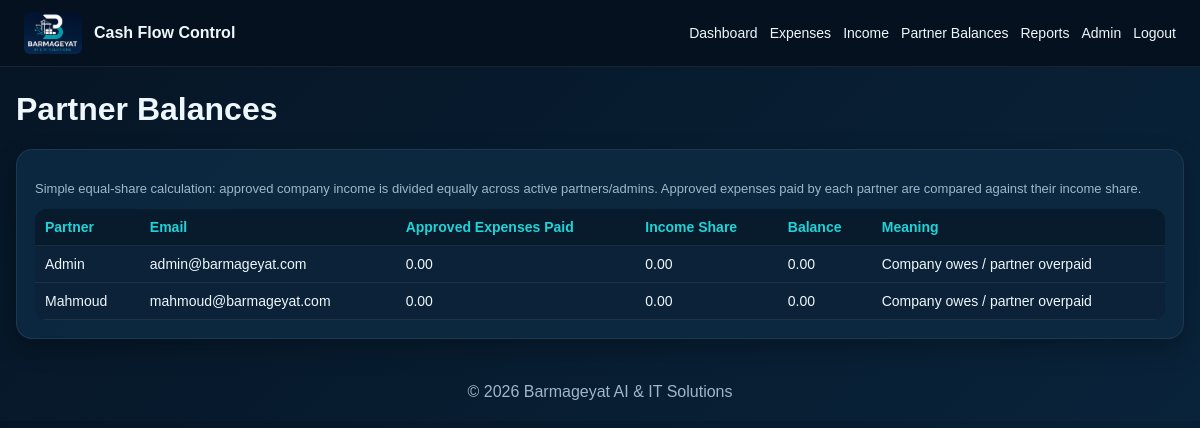
The page /Cash_Management/barmageyat_cashflow_v13/balances.php (signed in) on the database its author committed.
### tables this page shows
CREATE TABLE users (
 id INT AUTO_INCREMENT PRIMARY KEY,
 name VARCHAR(120) NOT NULL,
 email VARCHAR(150) NOT NULL UNIQUE,
 password VARCHAR(255) NOT NULL,
 role ENUM('admin','partner','viewer') DEFAULT 'partner',
 is_active TINYINT DEFAULT 1,
 created_at TIMESTAMP DEFAULT CURRENT_TIMESTAMP
);

### Cash_Management/barmageyat_cashflow_v13/config.php (called while the page is built, shortened)
<?php
function h($str) { return htmlspecialchars((string)$str, ENT_QUOTES, 'UTF-8'); }
?>

### Cash_Management/barmageyat_cashflow_v13/balances.php (the view)
<?php require_once 'config.php'; require_login();
$users=$pdo->query("SELECT id,name,email,role FROM users WHERE role IN('admin','partner') ORDER BY name")->fetchAll();
$totalIncome=$pdo->query("SELECT COALESCE(SUM(amount),0) t FROM income WHERE status='approved'")->fetch()['t'];
$count=count($users); $share=$count?($totalIncome/$count):0;
include 'includes/header.php'; ?>
<h1>Partner Balances</h1><div class="card"><p class="note">Simple equal-share calculation: approved company income is divided equally across active partners/admins. Approved expenses paid by each partner are compared against their income share.</p><table><tr><th>Partner</th><th>Email</th><th>Approved Expenses Paid</th><th>Income Share</th><th>Balance</th><th>Meaning</th></tr><?php foreach($users as $u): $st=$pdo->prepare("SELECT COALESCE(SUM(amount),0) t FROM expenses WHERE status='approved' AND paid_by=?");$st->execute([$u['id']]);$paid=$st->fetch()['t'];$bal=$paid-$share;?><tr><td><?=h($u['name'])?></td><td><?=h($u['email'])?></td><td><?=number_format($paid,2)?></td><td><?=number_format($share,2)?></td><td><?=number_format($bal,2)?></td><td><?= $bal>=0 ? 'Company owes / partner overpaid' : 'Partner contribution gap' ?></td></tr><?php endforeach;?></table></div>
<?php include 'includes/footer.php'; ?>

### Cash_Management/barmageyat_cashflow_v13/assets/style.css (style rules this page uses)
:root { --bg:#071b2d;--card:#0d2a42;--accent:#1fd4d8;--text:#eef7fb;--muted:#9eb8c8;--danger:#ff6b6b;--ok:#2de38a;--warn:#ffd166 }
* { box-sizing:border-box }
body { margin:0;font-family:Arial,Helvetica,sans-serif;background:linear-gradient(135deg,#061525,#09233a);color:var(--text) }
.card { background:rgba(13,42,66,.92);border:1px solid rgba(255,255,255,.08);border-radius:16px;padding:18px;margin-bottom:18px;box-shadow:0 10px 25px rgba(0,0,0,.25) }
h1,h2,h3 { margin-top:0 }
table { width:100%;border-collapse:collapse;background:#0b2238;border-radius:12px;overflow:hidden }
th,td { padding:10px;border-bottom:1px solid rgba(255,255,255,.08);text-align:left;font-size:14px }
th { color:var(--accent);background:#071b2d }
.note { color:var(--muted);font-size:13px }

### rows shown on the page
users: name "Admin", email "admin@barmageyat.com", paid "0.00", share "0.00", bal "0.00"
users: name "Mahmoud", email "mahmoud@barmageyat.com", paid "0.00", share "0.00", bal "0.00"
